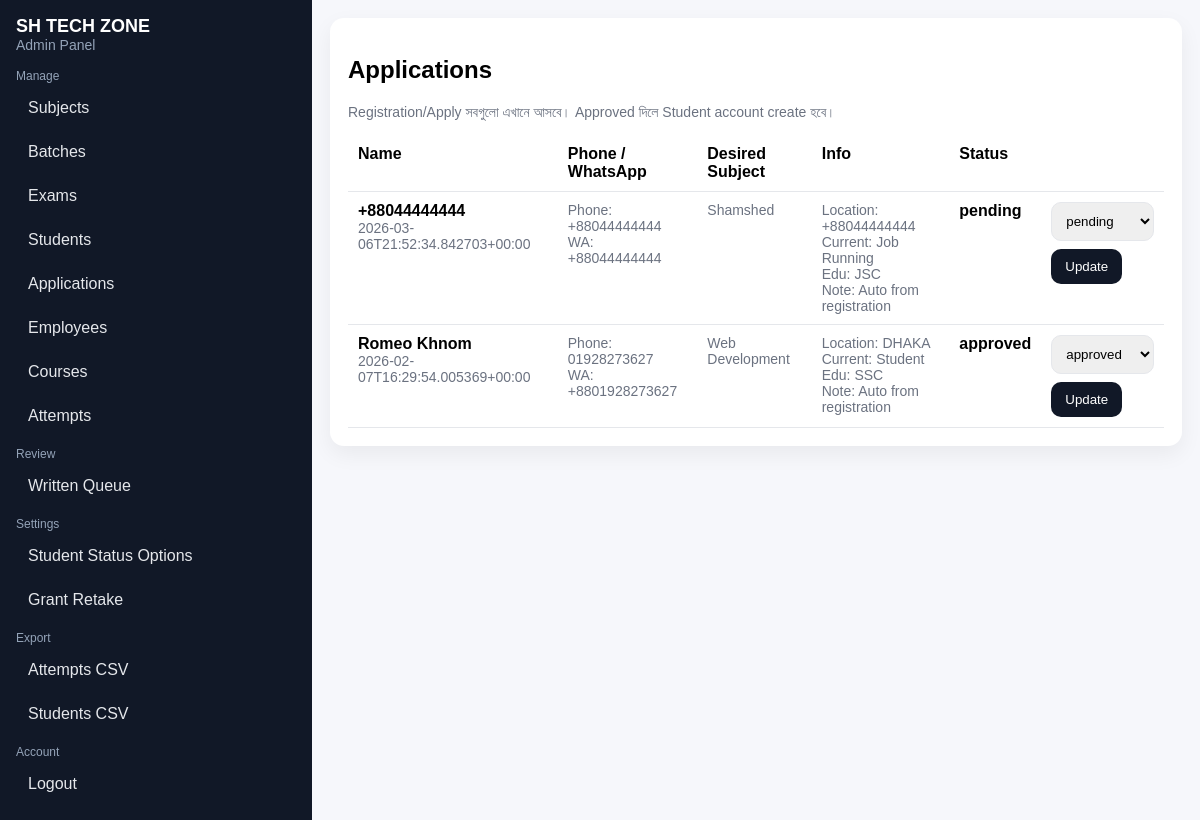
The app's page /admin/applications (signed in) with its own data.
### tables this page shows
CREATE TABLE applications (
        id INTEGER PRIMARY KEY AUTOINCREMENT,
        name TEXT NOT NULL,
        phone TEXT NOT NULL,
        whatsapp TEXT,
        desired_subject_id INTEGER,
        location TEXT,
        current_status TEXT,
        education_level TEXT,
        password_hash TEXT,
        note TEXT,
        status TEXT NOT NULL DEFAULT 'pending',
        created_at TEXT NOT NULL,
        FOREIGN KEY (desired_subject_id) REFERENCES subjects(id)
    );

CREATE TABLE subjects (
        id INTEGER PRIMARY KEY AUTOINCREMENT,
        name TEXT UNIQUE NOT NULL,
        is_active INTEGER NOT NULL DEFAULT 1,
        image_path TEXT,
        description TEXT,
        created_at TEXT NOT NULL
    );

### app.py (the view)
@app.route("/admin/applications")
@admin_required
def admin_applications():
    conn = get_db()
    apps = conn.execute(
        """SELECT a.*, s.name AS subject_name
           FROM applications a
           LEFT JOIN subjects s ON s.id=a.desired_subject_id
           ORDER BY a.id DESC"""
    ).fetchall()
    conn.close()
    return render_template("admin/applications.html", site_name=SITE_NAME, apps=apps)

### app.py (called while the page is built)
def get_db():
    conn = sqlite3.connect(DB_PATH)
    conn.row_factory = sqlite3.Row
    try:
        conn.execute("PRAGMA foreign_keys = ON")
    except Exception:
        pass
    return conn

def admin_required(fn):
    @wraps(fn)
    def wrapper(*args, **kwargs):
        if not session.get("admin"):
            return redirect(url_for("admin_login"))
        return fn(*args, **kwargs)
    return wrapper

### templates/admin/applications.html (shortened to what this page needs)
{% extends "admin/base.html" %}
{% block content %}
  <h2>Applications</h2>
  <p class="muted">Registration/Apply সবগুলো এখানে আসবে। Approved দিলে Student account create হবে।</p>
  {% if apps %}
    <table>
      <thead>
        <tr>
          <th>Name</th>
          <th>Phone / WhatsApp</th>
          <th>Desired Subject</th>
          <th>Info</th>
          <th>Status</th>
          <th></th>
        </tr>
      </thead>
      <tbody>
        {% for a in apps %}
          <tr>
            <td><b>{{ a.name }}</b><div class="muted">{{ a.created_at }}</div></td>
            <td class="muted">Phone: {{ a.phone }}<br/>WA: {{ a.whatsapp or '-' }}</td>
            <td class="muted">{{ a.subject_name or '-' }}</td>
            <td class="muted">
              Location: {{ a.location or '-' }}<br/>
              Current: {{ a.current_status or '-' }}<br/>
              Edu: {{ a.education_level or '-' }}<br/>
              Note: {{ a.note or '-' }}
            </td>
            <td><b>{{ a.status }}</b></td>
            <td>
              <form method="post" action="{{ url_for('admin_application_status', app_id=a.id) }}">
                <select name="status">
                  <option value="pending" {% if a.status=='pending' %}selected{% endif %}>pending</option>
                  <option value="approved" {% if a.status=='approved' %}selected{% endif %}>approved</option>
                </select>
                <button class="btn btn2" type="submit" style="margin-top:8px;">Update</button>
              </form>
            </td>
          </tr>
        {% endfor %}
      </tbody>
    </table>
  {% else %}
    <p class="muted">No applications.</p>
  {% endif %}
{% endblock %}

### templates/admin/base.html (style rules this page uses)
body { font-family: Arial, sans-serif; margin: 0; background: #f6f7fb; }
.muted { color:#6b7280; font-size: 14px; }
a.btn, button.btn { display:inline-block; padding: 10px 14px; border-radius: 10px; border: 0; text-decoration:none; background:#111827; color:#fff; cursor:pointer; }
.btn2 { background:#2563eb; }
table { width:100%; border-collapse: collapse; }
th, td { text-align:left; padding:10px; border-bottom: 1px solid #e5e7eb; vertical-align: top; }
textarea, input, select { width:100%; padding:10px; border-radius:10px; border:1px solid #e5e7eb; box-sizing: border-box; }

### records on screen
applications: name "+88044444444", created_at "2026-03-06T21:52:34.842703+00:00", phone "+88044444444", whatsapp "+88044444444", name "Shamshed", location "+88044444444", current_status "Job Running", education_level "JSC", note "Auto from registration", status "pending"
applications: name "Romeo Khnom", created_at "2026-02-07T16:29:54.005369+00:00", phone "01928273627", whatsapp "+8801928273627", name "Web Development", location "DHAKA", current_status "Student", education_level "SSC", note "Auto from registration", status "approved"

### other values on screen
{{ site_name }} "SH TECH ZONE"
